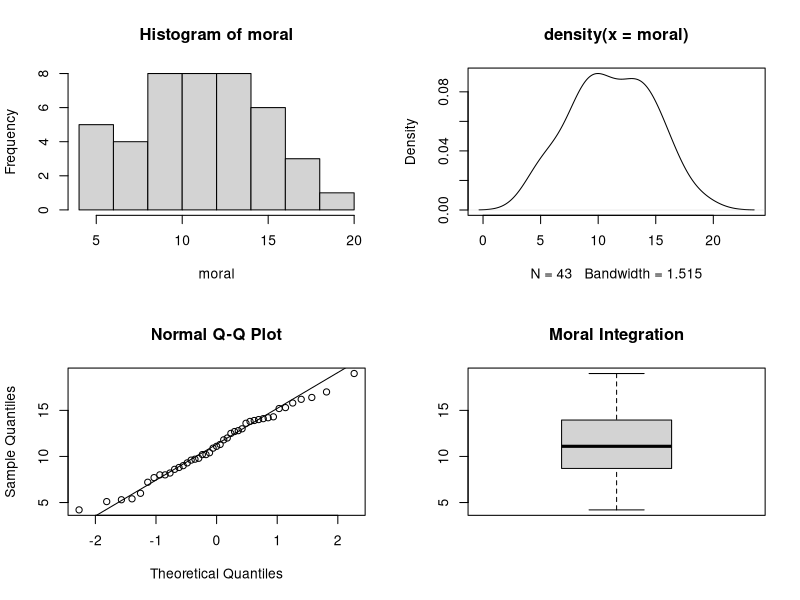
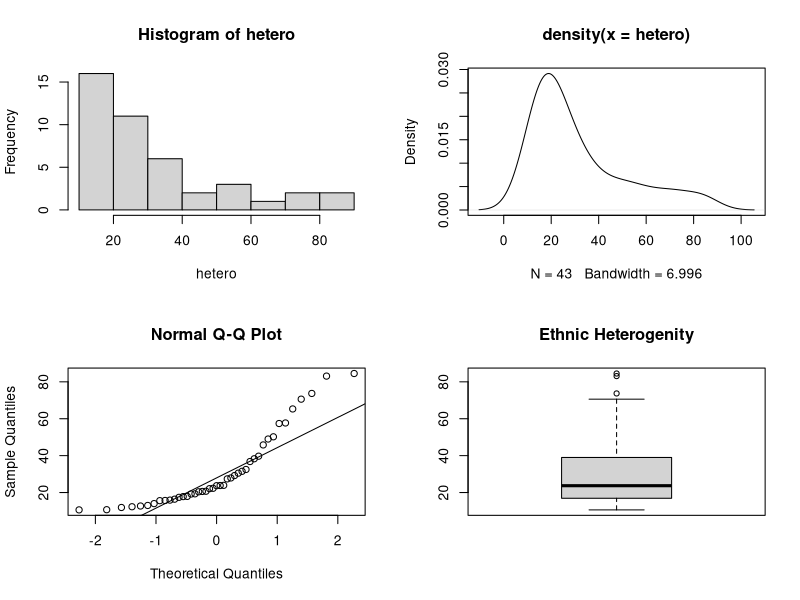
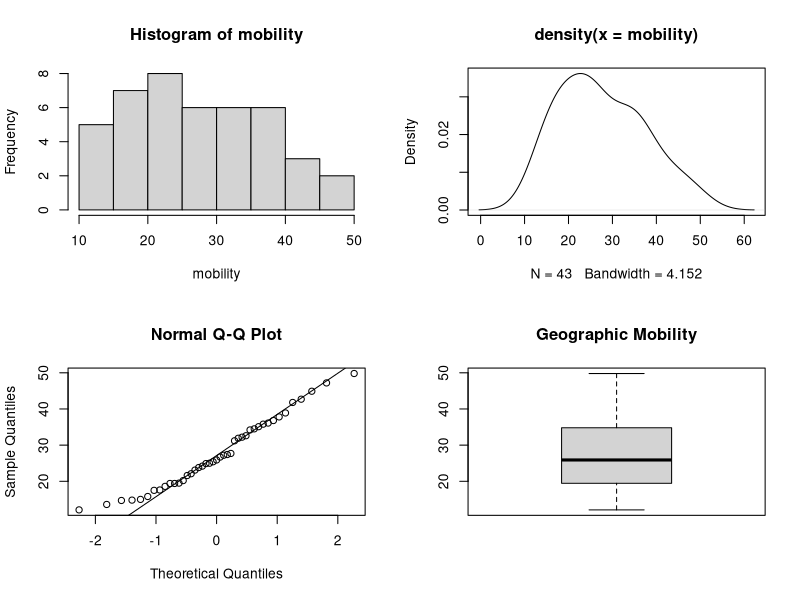
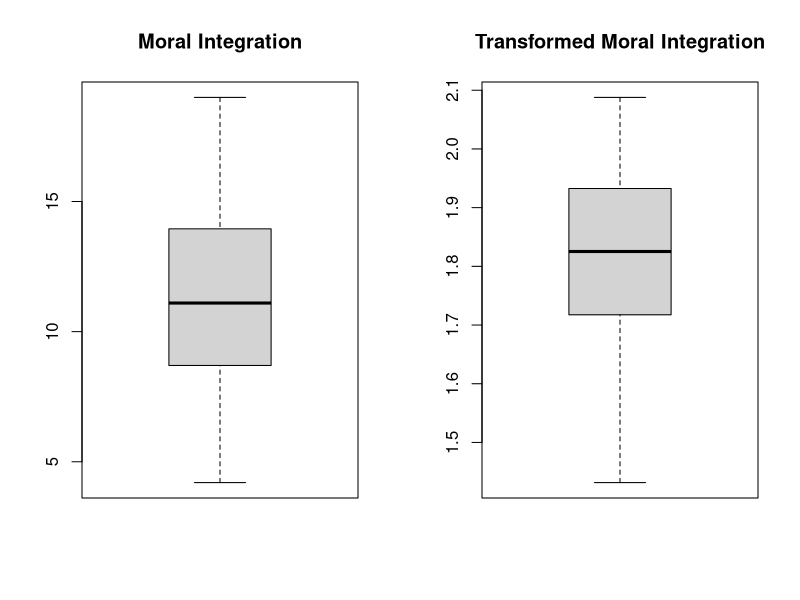
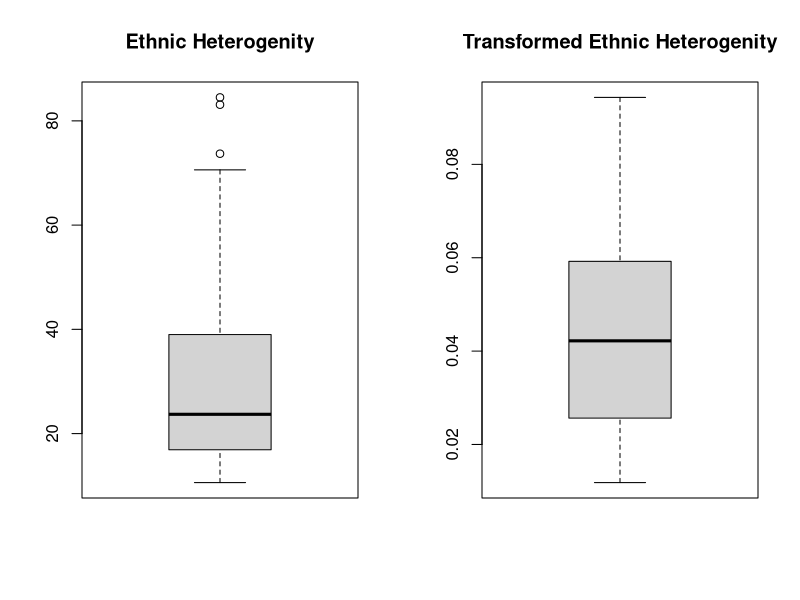
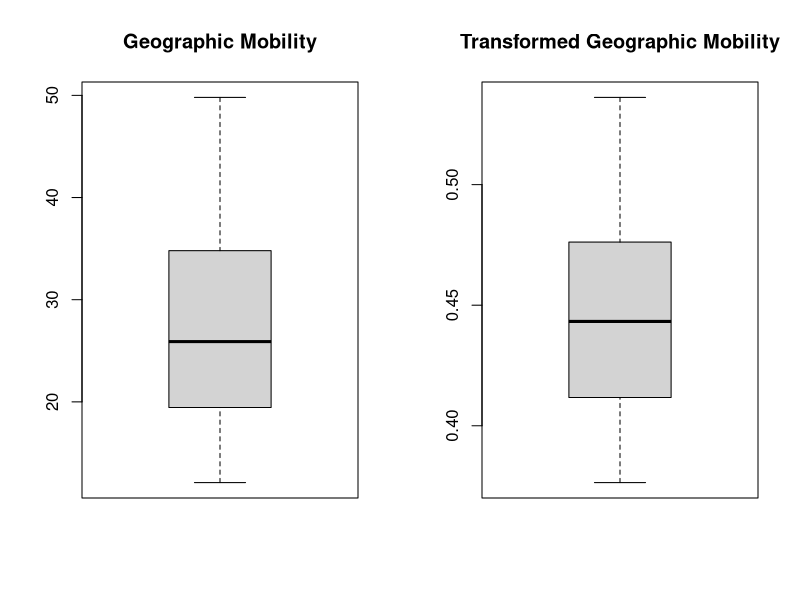
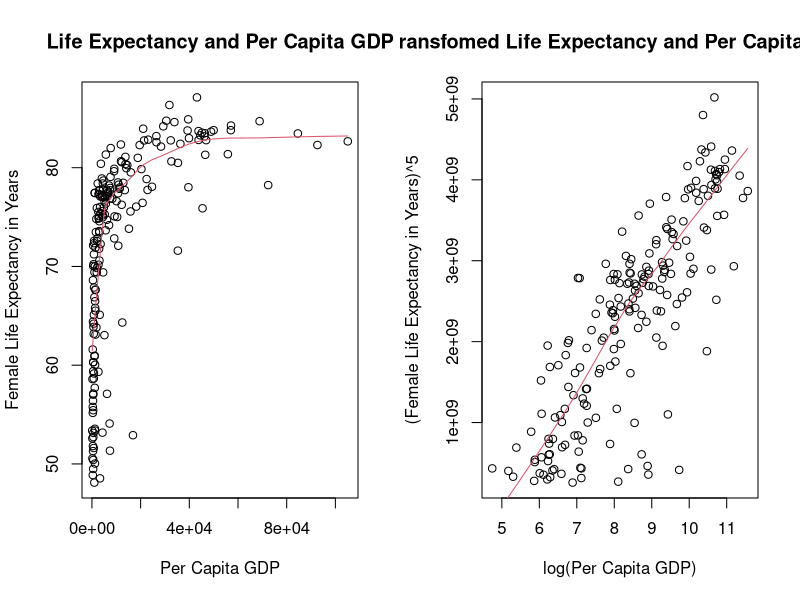
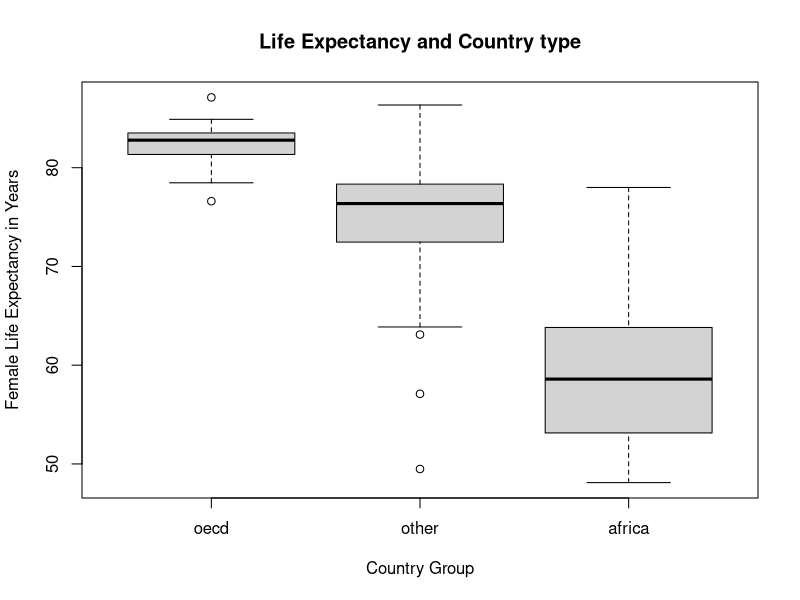

The R source for these figures, in order:
library(car)
library(carData)

#Q1
dataset <- Angell
moral <- dataset$moral
hetero <- dataset$hetero
mobility <- dataset$mobility

par(mfrow = c(2,2))
hist(moral)
dm <- density(moral)
plot(dm)
qqnorm(moral)
qqline(moral)
boxplot(moral, main="Moral Integration")


hist(hetero)
dh <- density(hetero)
plot(dh)
qqnorm(hetero)
qqline(hetero)
boxplot(hetero,main="Ethnic Heterogenity")

hist(mobility)
dm2 <- density(mobility)
plot(dm2)
qqnorm(mobility)
qqline(mobility)
boxplot(mobility,main="Geographic Mobility")

#Q2a
SkewnessRatio <- function(v)
{
	quants <- quantile(v,names=FALSE)
	med <- median(v)
	return((quants[4] - med)/(med - quants[2]))
}

#Q2b
# needs values between 0 and 1
FoldedPowers <- function(v,q)
{
  return(v^q -(1-v)^q)
}

SkewnessRatio(moral)
SkewnessRatio(moral^(1/2))
SkewnessRatio(moral^(1/3))
SkewnessRatio(moral^(1/4))

par(mfrow = c(1,2))
boxplot(moral,main="Moral Integration")
boxplot(moral^(1/4),main="Transformed Moral Integration")

SkewnessRatio(hetero)
SkewnessRatio(logit(hetero))
SkewnessRatio(FoldedPowers(hetero/100,0.14))
SkewnessRatio(FoldedPowers(hetero/100,0.41))
SkewnessRatio(hetero^(-1/2))
SkewnessRatio(hetero^(-1))
boxplot(hetero,main="Ethnic Heterogenity")
boxplot(hetero^(-1),main="Transformed Ethnic Heterogenity")

SkewnessRatio(mobility)
SkewnessRatio(logit(mobility))
SkewnessRatio(FoldedPowers(mobility/100,0.14))
SkewnessRatio(FoldedPowers(mobility/100,0.41))
SkewnessRatio(mobility^(-1/2))
SkewnessRatio(mobility^(-1/4))
boxplot(mobility,main="Geographic Mobility")
boxplot(mobility^(-1/4),main="Transformed Geographic Mobility")




#Q3a
dataset <- UN
lifeExpF <- na.omit(dataset$lifeExpF)
ppgdp <- na.omit(dataset$ppgdp)
group <- na.omit(dataset$group)

par(mfrow = c(1,2))
plot(ppgdp,lifeExpF,main="Life Expectancy and Per Capita GDP",xlab="Per Capita GDP",ylab="Female Life Expectancy in Years")
lines(lowess(ppgdp,lifeExpF),col=2)

plot(log(ppgdp),lifeExpF^(5),main="Transfomed Life Expectancy and Per Capita GDP",xlab="log(Per Capita GDP)",ylab="(Female Life Expectancy in Years)^5")
lines(lowess(log(ppgdp),lifeExpF^(5)),col=2)
#Q3b
par(mfrow = c(1,1))
boxplot(lifeExpF ~ group, main="Life Expectancy and Country type", xlab="Country Group", ylab="Female Life Expectancy in Years")
# Do for every categorical value,fit line
oecd <- group == "oecd"
other <- group == "other"
africa <- group == "africa"

quants_oecd <- quantile(lifeExpF[oecd])
quants_other <- quantile(lifeExpF[other])
quants_africa <- quantile(lifeExpF[africa])
hinge_spread <- c(quants_oecd[4] - quants_oecd[2],quants_other[4] - quants_other[2],quants_africa[4] - quants_africa[2]) 
medians <- c(median(lifeExpF[oecd])+1,median(lifeExpF[other])+1,median(lifeExpF[africa])+1)

plot(log(medians),log(hinge_spread))
lines(lowess(log(medians),log(hinge_spread)))
lifeExpF^(1-(-4))
boxplot(lifeExpF^(5) ~ group, main="Life Expectancy and Country type", xlab="Country Group", ylab="Female Life Expectancy in Years")

spreadLevelPlot(lifeExpF ~ group)
boxplot(lifeExpF^(5.013509) ~ group, main="Life Expectancy and Country type", xlab="Country Group", ylab="Female Life Expectancy in Years")

